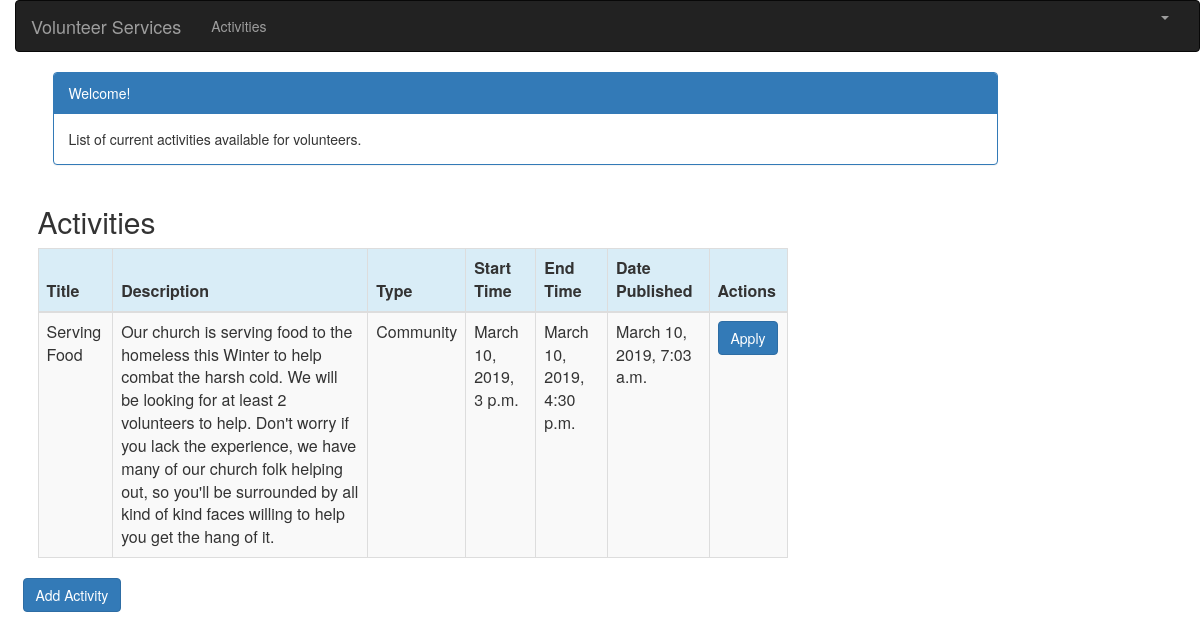
Before: /activity_list (signed in) with the older database file.
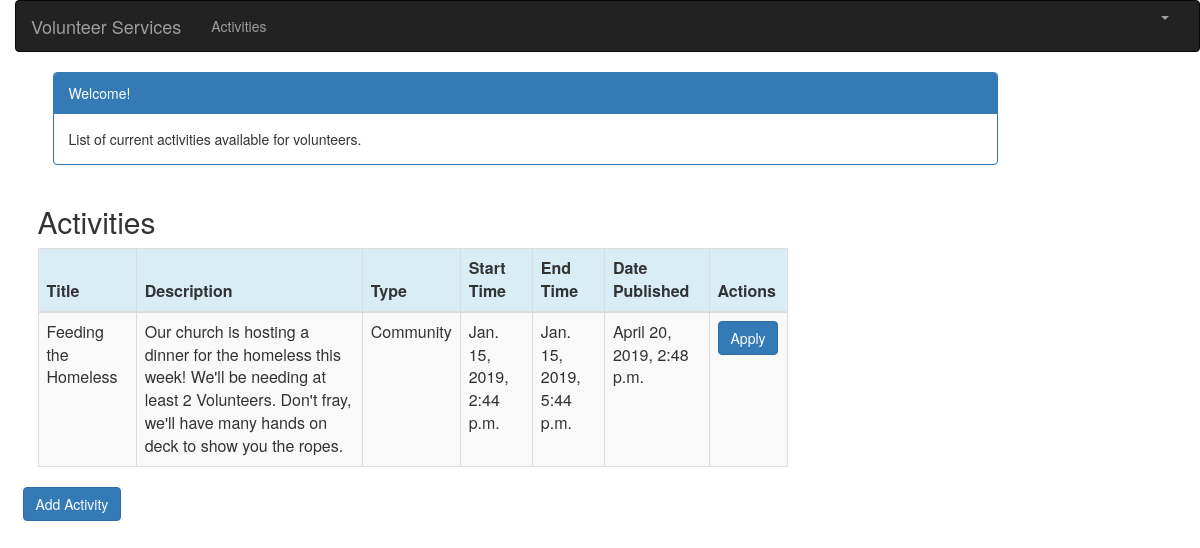
After: the same page with the newer database file.
### volunnet/models.py (models this page shows, shortened)
class Activity(models.Model):
    title = models.CharField(max_length=200)
    description = models.TextField()
    type = models.CharField(max_length=30, choices=TYPE_CHOICES)
    start_time = models.DateTimeField(default=timezone.now)
    end_time = models.DateTimeField(default=timezone.now)
    published_date = models.DateTimeField(default=timezone.now)

### volunnet/views.py (the view)
# urls.py: path('activity_list', views.activity_list, name='activity_list'),
@login_required
def activity_list(request):
    global organizer
    print("The current value is:", organizer)
    activity = Activity.objects.filter(published_date__lte=timezone.now())
    return render(request, 'volunnet/activity_list.html',
                 {'activities': activity,
                  'amIorg': whoAmI(request.user)})

### volunnet/views.py (called while the page is built)
def whoAmI(current_user):
    global organizer
    org = Organization.objects.all().filter(user=current_user)
    print(org)
    if org:
        organizer = True
        return True
    else:
        organizer = False
        return False

### volunnet/templates/volunnet/activity_list.html (shortened to what this page needs)
{% extends 'base.html' %}
{% block content %}
<html>
    <head>
        <link rel="stylesheet" href="https://maxcdn.bootstrapcdn.com/bootstrap/3.3.4/css/bootstrap.min.css">
    </head>
    <body>
    <div class="container">
        <div class="row">
            <div class="col-md-10 col-md-offset-0">
                <div class="panel panel-primary">
                    <div class="panel-heading">Welcome!</div>
                    <div class="panel-body">
                        List of current activities available for volunteers.
                    </div>
                </div>
            </div>
        </div>
    </div>
    <div class="row">
        <h2 style="padding-left: 15Px">Activities</h2>
    </div>
    <div>
        <table class="table table-striped table-bordered table-hover">
            <thead>
            <tr class="bg-info">
                <th>Title </th>
                <th>Description</th>
                <th>Type</th>
                <th>Start Time</th>
                <th>End Time</th>
                <th>Date Published</th>
                <th colspan="4">Actions</th>
            </tr>
            </thead>
            <tbody>
            {% for activity in activities %}
                <tr>
                    <td>{{ activity.title }}</td>
                    <td>{{ activity.description }}</td>
                    <td>{{ activity.type }}</td>
                    <td>{{ activity.start_time }}</td>
                    <td>{{ activity.end_time }}</td>
                    <td>{{ activity.published_date }}</td>
                    {% if amIorg %}
                        <td><a href="{% url 'volunnet:activity_edit' pk=activity.pk %}"
                               class="btn btn-warning">Edit</a></td>
                        <td><a href="{% url 'volunnet:activity_delete' pk=activity.pk %}"
                               onclick="return confirm('Are you sure you want to delete?')"
                               class="btn btn-danger">Delete</a></td>
                        <td><a href="{% url 'volunnet:vol_list'%}"
                               class="btn btn-primary">View list</a></td>
                    {% else %}
                       <td><a href="{% url 'volunnet:apply' %}"
                                    class="btn btn-primary">Apply</a></td>
                    {% endif %}
                </tr>
            {% endfor %}
            </tbody>
        </table>
        <div class="row">
            <a href="{% url 'volunnet:activity_new' %}" class="row"><span
                    class="btn btn-primary">Add Activity</span></a>
            </div>
        </div>
    </body>
</html>
{% endblock %}

Changed rows visible on the page:
changed Activity "Community": title "Serving Food" → "Feeding the Homeless"; description "Our church is serving food to the homeless this Winter to help combat the harsh cold. We will be looking for at least 2 volunteers to help. Don't worry if you lack the experience, we have many of our church folk helping out, so you'll be surrounded by all kind of kind faces willing to help you get the hang of it." → "Our church is hosting a dinner for the homeless this week! We'll be needing at least 2 Volunteers. Don't fray, we'll have many hands on deck to show you the ropes."; start_time "March 10, 2019, 3 p.m." → "Jan. 15, 2019, 2:44 p.m."; end_time "March 10, 2019, 4:30 p.m." → "Jan. 15, 2019, 5:44 p.m."; published_date "March 10, 2019, 7:03 a.m." → "April 20, 2019, 2:48 p.m."
